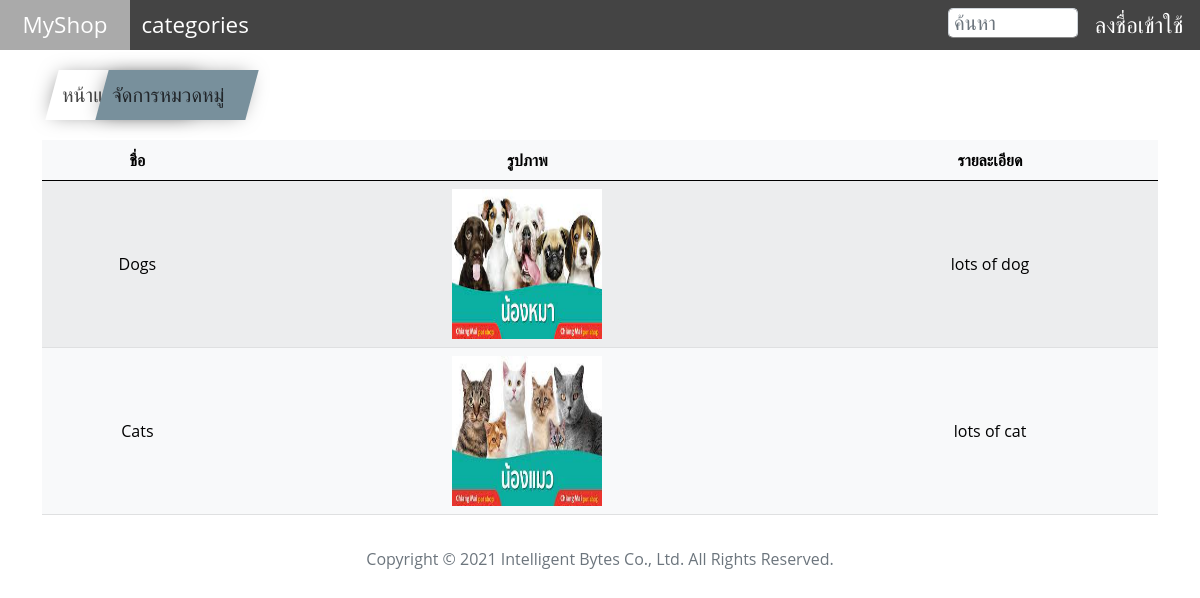
The page /categories on the database its author committed.
### myshop/models.py (models this page shows, shortened)
class Category(models.Model):
    cat_name = models.CharField(max_length=100)
    cat_image = models.FileField(
        upload_to='Categories', null=True, blank=True)
    cat_detail = models.TextField(null=True, blank=True, max_length=255,)
    cat_status = models.BooleanField(default=False)
    class Meta:
        verbose_name_plural = 'Category'
    def show_image(self):
        if self.cat_image:
            return format_html('<img src="' + self.cat_image.url + '" height="100px">')
        return ''
    show_image.allow_tags = True

### myshop/views.py (the view)
# urls.py: path('categories', views.categories, name='categories'),
def categories(request):
    cate = Category.objects.filter(cat_status=True)
    return render(request, 'categories.html', {'categories': cate})

### static/templates/categories.html (shortened to what this page needs)
{% extends 'base/base.html' %}
{% load static %}
{% block breadcrumbs %}
<li><a href="{% url 'products' %}">หน้าแรก</a></li>
<li><a>จัดการหมวดหมู่</a></li>
{% endblock breadcrumbs %}
{% block content %}
<link rel="stylesheet" href="{% static 'categorys.css' %}">
<div class="container-md">
  <table class="table table-striped table-light text-center table-hover"
    id="myTable">
    <thead>
      <tr>
        <th scope="col">ชื่อ</th>
        <th scope="col">รูปภาพ</th>
        <th scope="col">รายละเอียด</th>
      </tr>
    </thead>
    <tbody>
      {% if categories %}
      {% for cat in categories %}
      <tr class="tr_category"id="cat-row" onclick="elClick(this)"
        data-path="{% url 'productspk' cat.id %}">
        <td class="td_name">{{cat.cat_name}}</td>
        <td><img src="{% static cat.cat_image %}" alt=""></td>
        <td>{{cat.cat_detail}}</td>
      </tr>
      {% endfor %}
      {% else %}
      <tr>
        <td colspan="3" class="text-black-50 text-center"><a>ไม่พบข้อมูล</a></td>
      </tr>
      {% endif %}
    </tbody>
  </table>
</div>
{% endblock content %}

### static/css/navbar.css (style rules this page uses)
body { margin: 0; padding: 0; }

### static/css/breadcrumbs.css (style rules this page uses)
* { margin: 0px auto; padding: 0px; list-style: none; font-family: 'Open Sans'; }
.cont_breadcrumbs_1 > ul > li { position: relative; float: left; transform: skewX(-15deg); background-color: #fff; box-shadow: -2px 0px 20px -6px rgba(0,0,0,0.5); z-index: 9; width: 150px; margin-left: -100px; transition: all 0.5s; }
.cont_breadcrumbs_1 > ul > li > a { display: block; padding: 10px; font-size: 20px; transform: skewX(15deg); text-decoration:none; color: #444; font-weight: 300; }
.cont_breadcrumbs_1 > ul > li:first-child { margin-left: 0px; }
.cont_breadcrumbs_1 > ul > li:last-child { background-color: #78909C; }

### static/css/categorys.css (style rules this page uses)
img { width: 150px; height: 150px; }
table > thead { text-align: center; }
table > tbody > tr { vertical-align: middle; }
tr { cursor: pointer; }

### rows shown on the page
Category: cat_name "Dogs", cat_image (picture), cat_detail "lots of dog"
Category: cat_name "Cats", cat_image (picture), cat_detail "lots of cat"
